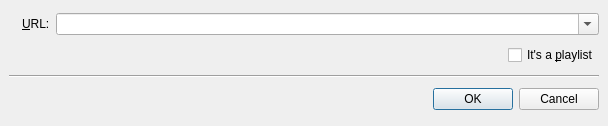
<ui version="4.0" >
 <class>InputURL</class>
 <widget class="QDialog" name="InputURL" >
  <property name="geometry" >
   <rect>
    <x>0</x>
    <y>0</y>
    <width>608</width>
    <height>126</height>
   </rect>
  </property>
  <property name="windowTitle" >
   <string>UMPlayer - Enter URL</string>
  </property>
  <layout class="QGridLayout" >
   <property name="margin" >
    <number>9</number>
   </property>
   <property name="spacing" >
    <number>6</number>
   </property>
   <item row="1" column="1" >
    <layout class="QHBoxLayout" >
     <property name="spacing" >
      <number>6</number>
     </property>
     <property name="margin" >
      <number>0</number>
     </property>
     <item>
      <spacer>
       <property name="orientation" >
        <enum>Qt::Horizontal</enum>
       </property>
       <property name="sizeHint" >
        <size>
         <width>40</width>
         <height>20</height>
        </size>
       </property>
      </spacer>
     </item>
     <item>
      <widget class="QCheckBox" name="playlist_check" >
       <property name="text" >
        <string>It's a &amp;playlist</string>
       </property>
      </widget>
     </item>
    </layout>
   </item>
   <item row="2" column="0" colspan="2" >
    <widget class="Line" name="line" >
     <property name="orientation" >
      <enum>Qt::Horizontal</enum>
     </property>
    </widget>
   </item>
   <item row="3" column="0" colspan="2" >
    <widget class="QDialogButtonBox" name="buttonBox" >
     <property name="orientation" >
      <enum>Qt::Horizontal</enum>
     </property>
     <property name="standardButtons" >
      <set>QDialogButtonBox::Cancel|QDialogButtonBox::NoButton|QDialogButtonBox::Ok</set>
     </property>
    </widget>
   </item>
   <item row="0" column="1" >
    <layout class="QHBoxLayout" >
     <property name="spacing" >
      <number>6</number>
     </property>
     <property name="margin" >
      <number>0</number>
     </property>
     <item>
      <widget class="QLabel" name="label" >
       <property name="text" >
        <string>&amp;URL:</string>
       </property>
       <property name="buddy" >
        <cstring>url_edit</cstring>
       </property>
      </widget>
     </item>
     <item>
      <widget class="QComboBox" name="url_edit" >
       <property name="editable" >
        <bool>true</bool>
       </property>
       <property name="sizePolicy" >
        <sizepolicy vsizetype="Fixed" hsizetype="MinimumExpanding" >
         <horstretch>0</horstretch>
         <verstretch>0</verstretch>
        </sizepolicy>
       </property>
      </widget>
     </item>
    </layout>
   </item>
   <item rowspan="2" row="0" column="0" >
    <widget class="QLabel" name="url_icon" >
     <property name="text" >
      <string/>
     </property>
     <property name="pixmap" >
      <pixmap resource="icons.qrc" >:/icons-png/url_big.png</pixmap>
     </property>
    </widget>
   </item>
  </layout>
 </widget>
 <tabstops>
  <tabstop>url_edit</tabstop>
  <tabstop>playlist_check</tabstop>
  <tabstop>buttonBox</tabstop>
 </tabstops>
 <resources>
  <include location="icons.qrc" />
 </resources>
 <connections>
  <connection>
   <sender>buttonBox</sender>
   <signal>accepted()</signal>
   <receiver>InputURL</receiver>
   <slot>accept()</slot>
   <hints>
    <hint type="sourcelabel" >
     <x>248</x>
     <y>254</y>
    </hint>
    <hint type="destinationlabel" >
     <x>157</x>
     <y>274</y>
    </hint>
   </hints>
  </connection>
  <connection>
   <sender>buttonBox</sender>
   <signal>rejected()</signal>
   <receiver>InputURL</receiver>
   <slot>reject()</slot>
   <hints>
    <hint type="sourcelabel" >
     <x>316</x>
     <y>260</y>
    </hint>
    <hint type="destinationlabel" >
     <x>286</x>
     <y>274</y>
    </hint>
   </hints>
  </connection>
 </connections>
</ui>
